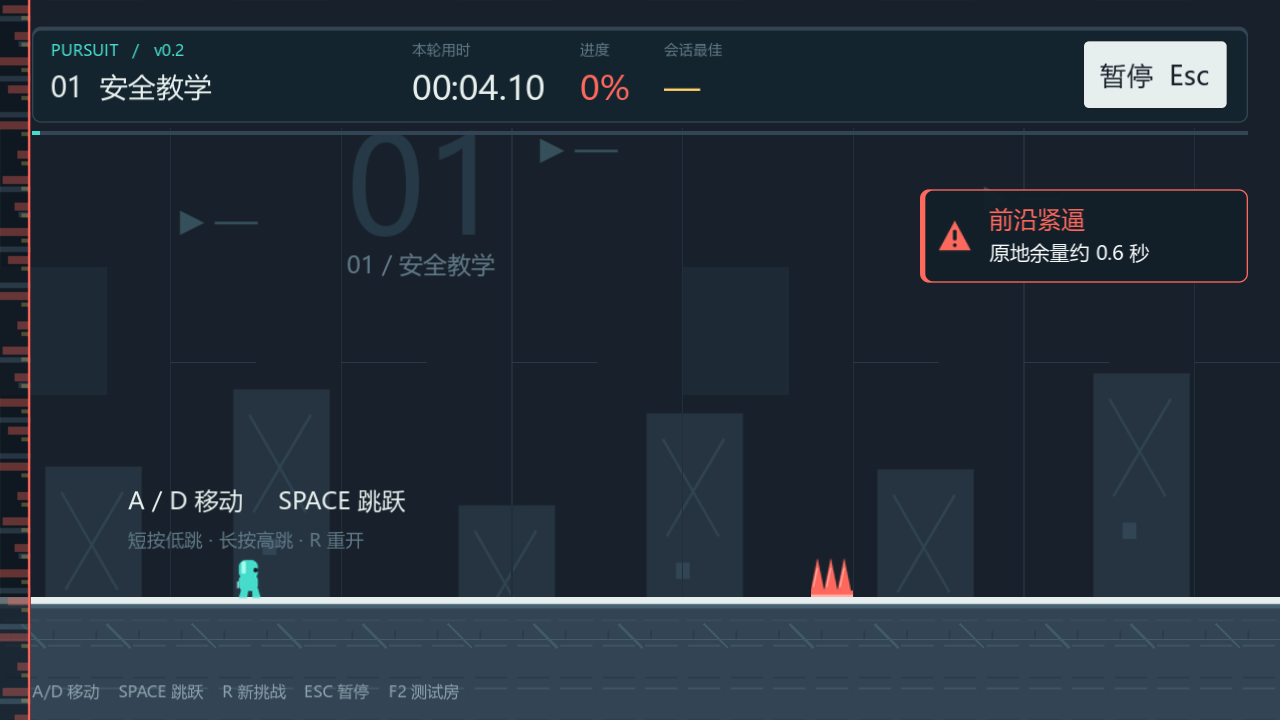
#> input picture reports/v0.2/independent-checks/front_with.png, 1280 x 720 px
$ python check_pixels.py
#> lines starting #> are read from the running program, lines starting #| are printed output that depends on the picture
from pathlib import Path
import json
import math

import numpy as np
from PIL import Image

folder = Path(__file__).resolve().parent
runtime = json.loads((folder / 'runtime-results.json').read_text(encoding='utf-8'))
#> (reads reports/v0.2/independent-checks/runtime-results.json from the repository)
with_front = np.asarray(Image.open(folder / 'front_with.png').convert('RGB'))
#> with_front is the input picture: shape (720, 1280, 3); mean R, G, B 37, 48.2, 58.7
without_front = np.asarray(Image.open(folder / 'front_without.png').convert('RGB'))
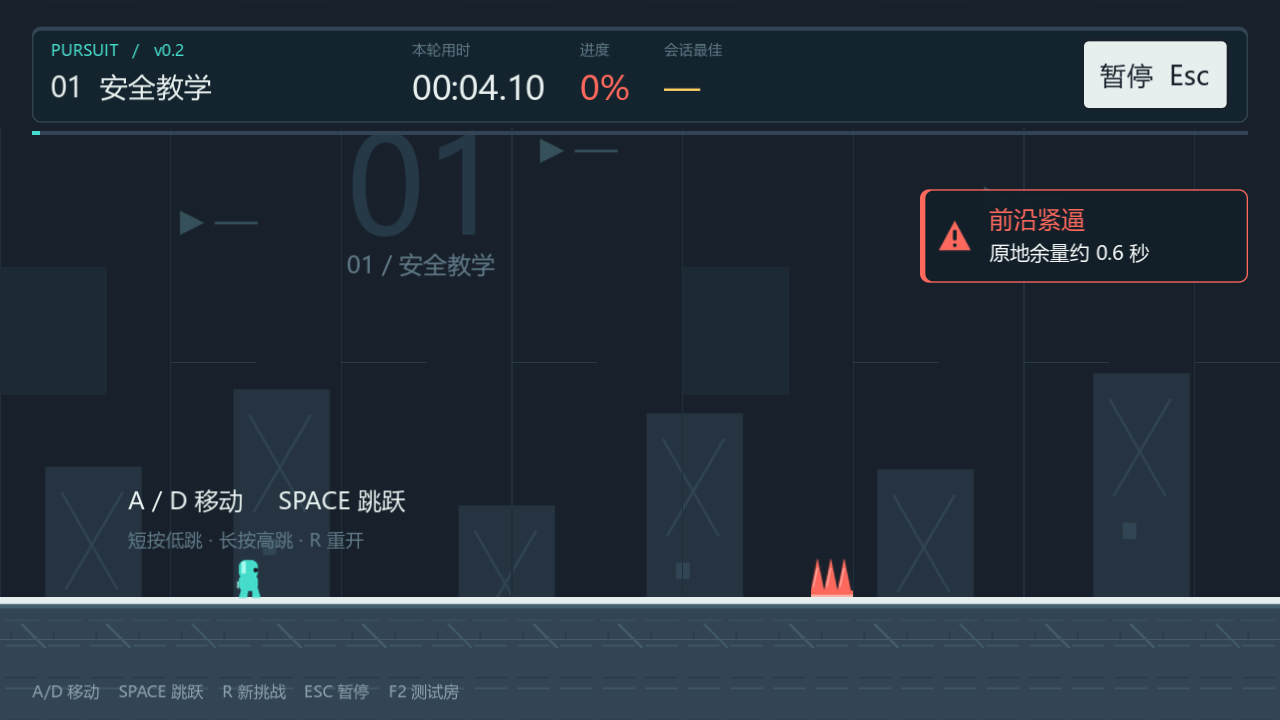
#> input picture reports/v0.2/independent-checks/front_without.png, 1280 x 720 px
#> without_front is the input picture: shape (720, 1280, 3); mean R, G, B 36.3, 48.2, 58.9
delta = np.max(np.abs(with_front.astype(int) - without_front.astype(int)), axis=2)
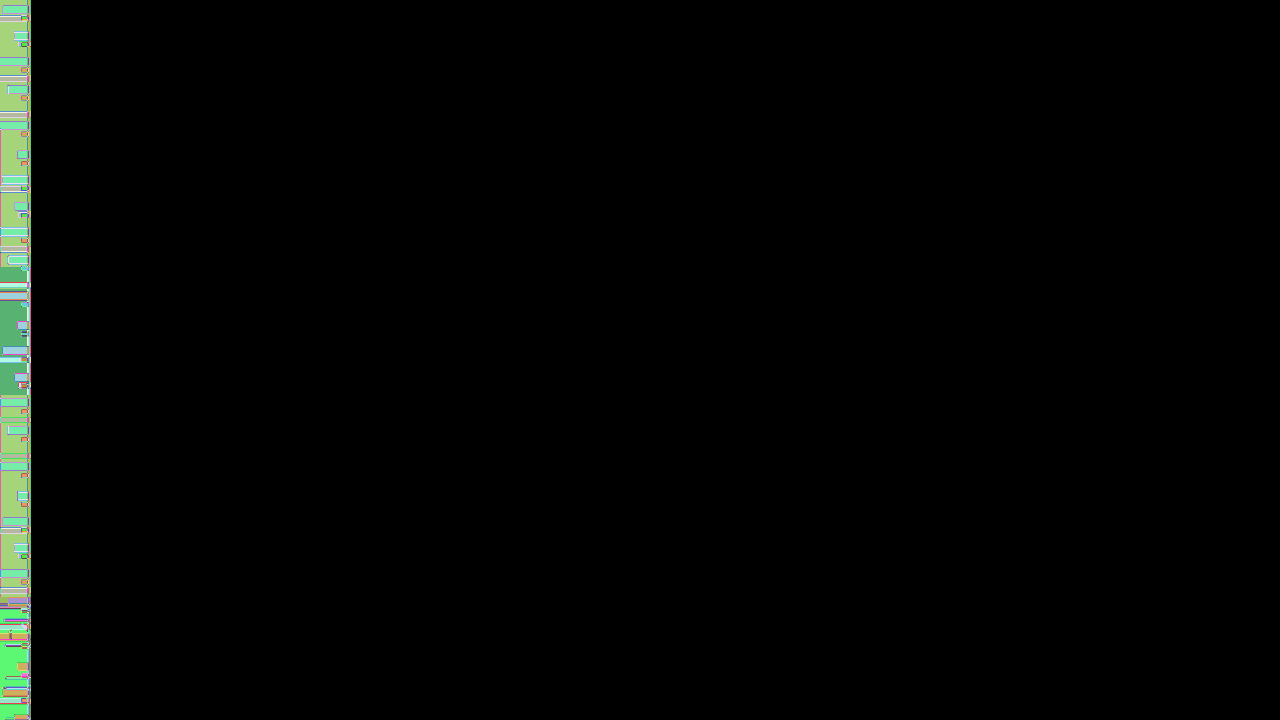
#> delta: shape (720, 1280) int64; 148 distinct labels, from 0 to 231; one colour per label, 0 black
changed_y, changed_x = np.where(delta > 0)
# Canvas-items stretching uses a 960x540 logical canvas. PNG is 1280x720;
# the texture handle's reported size differs, so use actual PNG pixels here.
scale = with_front.shape[1] / 960.0
#> scale = 1.33
front_pixel = runtime['boundary']['front_screen_x'] * scale
#> front_pixel = 30.67
start_ahead = math.ceil(front_pixel)
#> start_ahead = 31
ahead_unchanged = bool(np.max(delta[:, start_ahead:]) == 0)
#> ahead_unchanged = True
for name in ['front_with', 'urgent', 'caught', 'spike', 'fall']:
    img = Image.open(folder / (name + '.png')).convert('RGB')
    img.resize((640, 360), Image.Resampling.LANCZOS).save(folder / (name + '_half.png'))
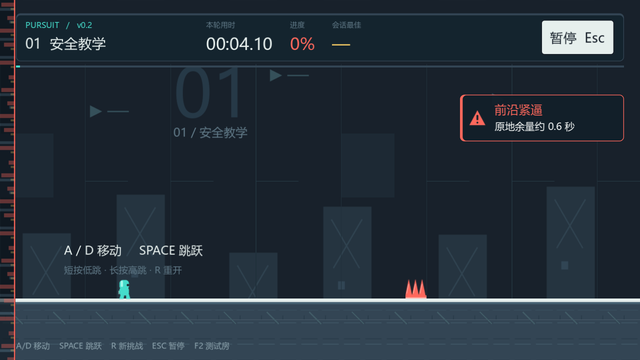
#> saved as front_with_half.png: PIL image 640x360 RGB; mean R, G, B 36.9, 48.2, 58.7
#> (the run stopped early here; a loop or call above may not have finished)
